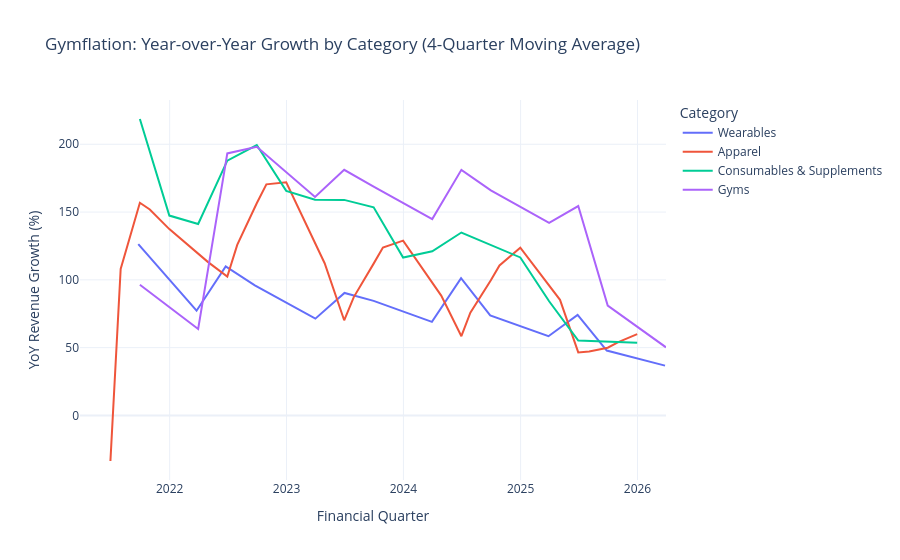

Notebook code cell kept with this figure:
### Code cell
import plotly.express as px
import hvplot.pandas

fig = px.line(
    df_grouped,
    x = "Date",
    y = "smoothed_yoy",
    color = 'Category',
    title= 'Gymflation: Year-over-Year Growth by Category (4-Quarter Moving Average)',
    template = 'plotly_white'
)
fig.update_traces = line = dict(width =3)
fig.update_layout(
    xaxis_title = "Financial Quarter",
    yaxis_title = "YoY Revenue Growth (%)"
)
fig.show()
